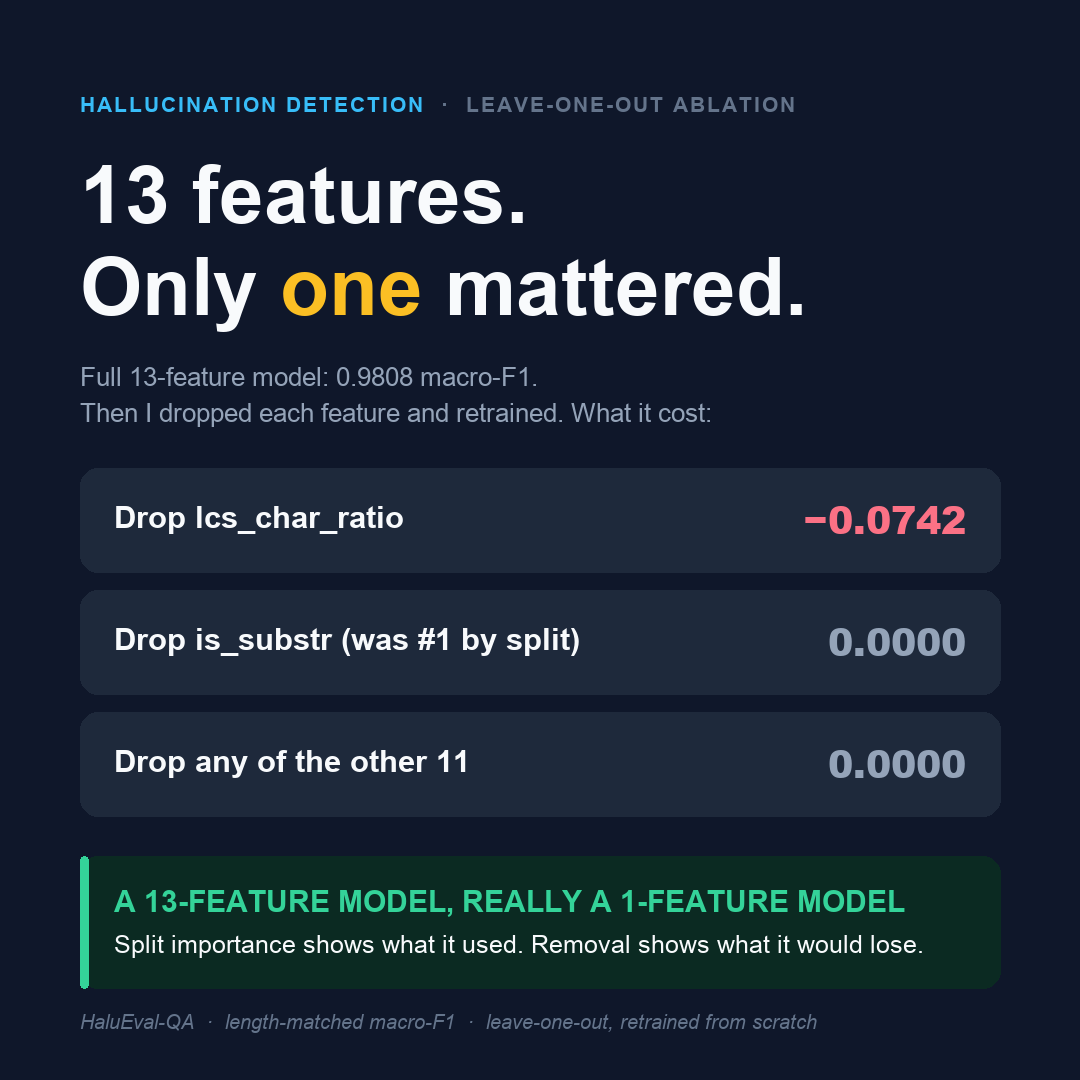

Python code for this plot:
"""
Post #67 designed social asset — AI-Agent-Conversation-Quality-Scorer, Phase 5.
Style #2 (metric / experiment comparison): the leave-one-out feature ablation.

Carries the post's first-paragraph claim: I engineered 13 features, removed them
one by one, and only one mattered. A "removal ledger" showing what each drop cost
the length-matched macro-F1, plus the takeaway that a 13-feature champion is really
a 1-feature model in disguise.

Numbers on the graphic (0.9808, -0.0742, 0.0000) all match the post body and the
Phase-5 report (Experiment 5.2) exactly. No matplotlib — pure PIL pull-quote graphic.
"""
from PIL import Image, ImageDraw, ImageFont

W = H = 1080
M = 80  # outer margin

# palette
BG        = "#0F172A"  # slate-900
CARD      = "#1E293B"  # slate-800
OFFWHITE  = "#F8FAFC"
SLATE     = "#94A3B8"
DIMSLATE  = "#64748B"
SKY       = "#38BDF8"
AMBER     = "#FBBF24"
ROSE      = "#FB7185"
EMERALD   = "#34D399"

FB = "/System/Library/Fonts/Supplemental/Arial Bold.ttf"
FBL = "/System/Library/Fonts/Supplemental/Arial Black.ttf"
FR = "/System/Library/Fonts/Supplemental/Arial.ttf"
FI = "/System/Library/Fonts/Supplemental/Arial Italic.ttf"

def f(path, size):
    return ImageFont.truetype(path, size)

img = Image.new("RGB", (W, H), BG)
d = ImageDraw.Draw(img)

def tw(text, font):
    return d.textlength(text, font=font)

def draw_tracked(x, y, text, font, fill, track=0):
    """draw text with manual letter-spacing (tracking) in px."""
    cx = x
    for ch in text:
        d.text((cx, y), ch, font=font, fill=fill)
        cx += d.textlength(ch, font=font) + track
    return cx

# ---- eyebrow ----
eb_font = f(FB, 21)
draw_tracked(M, 92, "HALLUCINATION DETECTION", eb_font, SKY, track=2)
ebx = M + sum(d.textlength(c, font=eb_font) + 2 for c in "HALLUCINATION DETECTION")
draw_tracked(ebx, 92, "  ·  LEAVE-ONE-OUT ABLATION", eb_font, DIMSLATE, track=2)

# ---- headline ----
hl_font = f(FB, 80)
y = 150
d.text((M, y), "13 features.", font=hl_font, fill=OFFWHITE)
y += 92
# second line: "Only " + accent "one" + " mattered."
seg1 = "Only "
d.text((M, y), seg1, font=hl_font, fill=OFFWHITE)
d.text((M + tw(seg1, hl_font), y), "one", font=hl_font, fill=AMBER)
d.text((M + tw(seg1 + "one", hl_font), y), " mattered.", font=hl_font, fill=OFFWHITE)

# ---- context line ----
y += 120
ctx_font = f(FR, 26)
d.text((M, y), "Full 13-feature model: 0.9808 macro-F1.", font=ctx_font, fill=SLATE)
y += 36
d.text((M, y), "Then I dropped each feature and retrained. What it cost:", font=ctx_font, fill=SLATE)

# ---- removal ledger ----
rows = [
    ("Drop lcs_char_ratio", "−0.0742", ROSE),
    ("Drop is_substr (was #1 by split)", "0.0000", SLATE),
    ("Drop any of the other 11", "0.0000", SLATE),
]
lab_font = f(FB, 31)
val_font = f(FBL, 38)

y += 70
row_h = 104
gap = 18
card_w = W - 2 * M
for label, val, vcol in rows:
    x0, y0 = M, y
    x1, y1 = M + card_w, y + row_h
    d.rounded_rectangle([x0, y0, x1, y1], radius=18, fill=CARD)
    # label, vertically centered
    lab_h = (lab_font.getbbox(label)[3] - lab_font.getbbox(label)[1])
    d.text((x0 + 34, y0 + (row_h - lab_h) / 2 - lab_font.getbbox(label)[1]),
           label, font=lab_font, fill=OFFWHITE)
    # value, right-aligned
    vw = tw(val, val_font)
    vh = (val_font.getbbox(val)[3] - val_font.getbbox(val)[1])
    d.text((x1 - 34 - vw, y0 + (row_h - vh) / 2 - val_font.getbbox(val)[1]),
           val, font=val_font, fill=vcol)
    y += row_h + gap

# ---- takeaway strip ----
y += 22
strip_x0, strip_y0 = M, y
strip_x1, strip_y1 = M + card_w, y + 132
d.rounded_rectangle([strip_x0, strip_y0, strip_x1, strip_y1], radius=18, fill="#0B2A22")
# emerald left accent bar
d.rounded_rectangle([strip_x0, strip_y0, strip_x0 + 8, strip_y1], radius=4, fill=EMERALD)
take_font = f(FB, 30)
sub_font = f(FR, 25)
d.text((strip_x0 + 34, strip_y0 + 28), "A 13-FEATURE MODEL, REALLY A 1-FEATURE MODEL", font=take_font, fill=EMERALD)
d.text((strip_x0 + 34, strip_y0 + 74),
       "Split importance shows what it used. Removal shows what it would lose.", font=sub_font, fill=OFFWHITE)

# ---- footer ----
foot_font = f(FI, 20)
foot = "HaluEval-QA  ·  length-matched macro-F1  ·  leave-one-out, retrained from scratch"
d.text((M, H - 70), foot, font=foot_font, fill=DIMSLATE)

img.save("/Users/anthonyrodrigues/Desktop/YC-Portfolio-Projects/AI-Agent-Conversation-Quality-Scorer/results/posts/post67_social.png")
print("saved post67_social.png")
